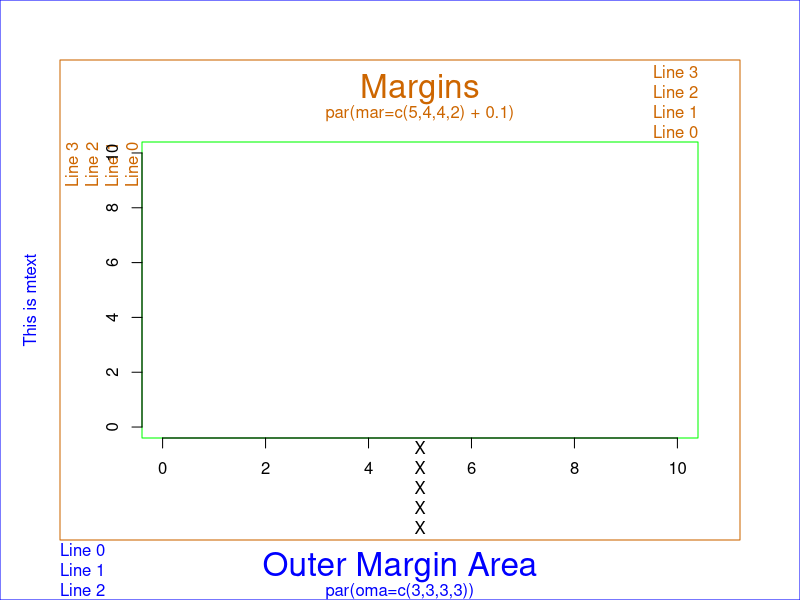
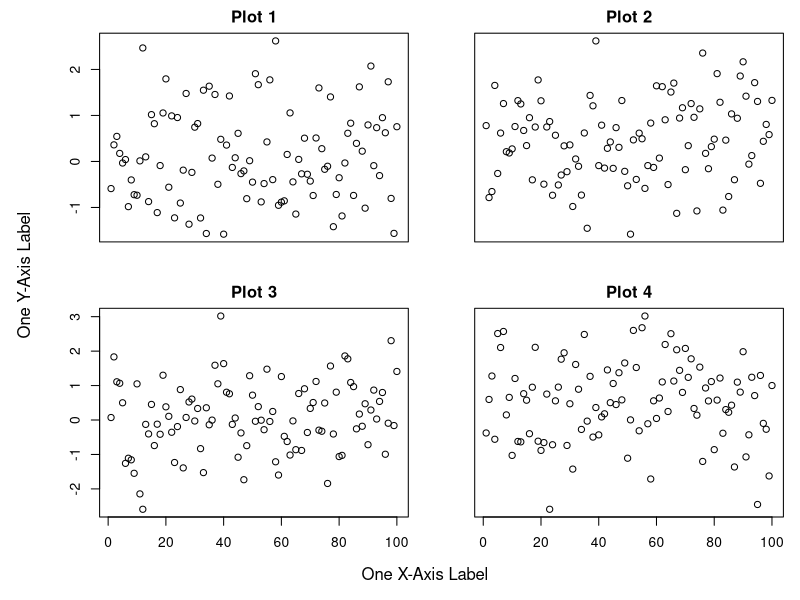
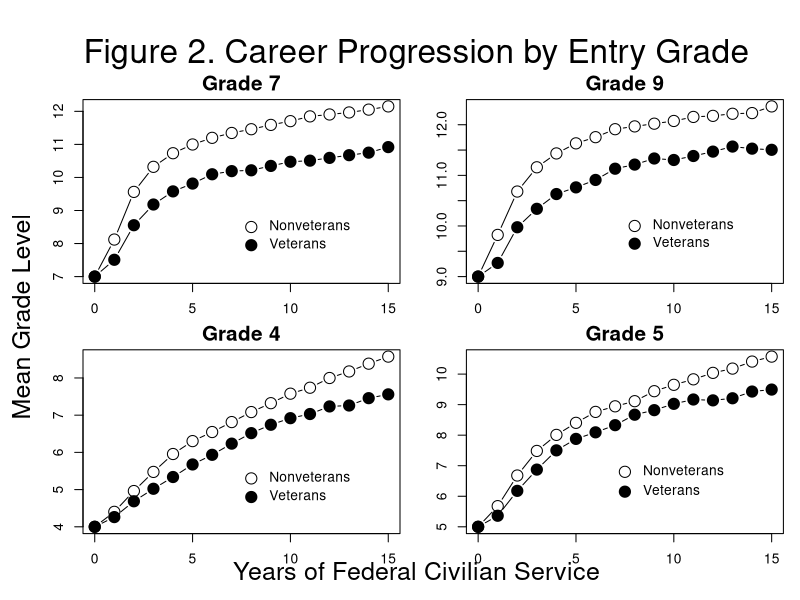

Write the R code that produced these figures, in order.

### TEXT IN MARGINS



# Generate data  

x = 0:10;  
y = 0:10;  
  
# Setting Margins for the Plot:  

par(oma=c(3,3,3,3))


# - oma stands for 'Outer Margin Area', or the total margin space that is outside  
#   of the standard plotting region (see graph)
#
#   In this example all sides have 3 lines of space
# 
# - Specify the layout parameters before any plotting  
#   If you don't specify them before any plotting, the  
#   results will be inconsistent and misaligned.  
#  
# - The vector is ordered, the first value corresponding to the bottom. The entire  
#   array is c(bottom, left, top, right)  
#  
# - All of the alternatives are:  
#   - oma: Specify width of margins in number of lines  
#   - omi: Specify width of margins in inches  
#   - omd: Specify width of margins in 'device coordinates'  
#       - Device coordinates place (0,0) in the upper left and (1,1) in the  
#         lower right corner  


    
par(mar=c(5,4,4,2) + 0.1) 
  
# - The mar command represents the figure margins. The vector is in the same ordering of  
#   the oma commands.  
#   
# - The default size is c(5,4,4,2) + 0.1, (equivalent to c(5.1,4.1,4.1,2.1)).   
#  
# - The axes tick marks will go in the first line of the left and bottom with the axis  
#   label going in the second line.  
#  
# - The title will fit in the third line on the top of the graph.   
#  
# - All of the alternatives are:  
#   - mar: Specify the margins of the figure in number of lines  
#   - mai: Specify the margins of the figure in number of inches  
  
  
  
# Plot: type="n" hides the points

plot( x, y, type="n", xlab="", ylab="", axes=FALSE )  
   
box( col="green" )  
  
# Place text in the margins and label the margins, all in darkorange3  
mtext("Margins", side=3, line=2, cex=2, col="darkorange3")  
mtext("par(mar=c(5,4,4,2) + 0.1)", side=3, line=1, cex=1, col="darkorange3")  
mtext("Line 0", side=3, line=0, adj=1.0, cex=1, col="darkorange3")  
mtext("Line 1", side=3, line=1, adj=1.0, cex=1, col="darkorange3")  
mtext("Line 2", side=3, line=2, adj=1.0, cex=1, col="darkorange3")  
mtext("Line 3", side=3, line=3, adj=1.0, cex=1, col="darkorange3")  
mtext("Line 0", side=2, line=0, adj=1.0, cex=1, col="darkorange3")  
mtext("Line 1", side=2, line=1, adj=1.0, cex=1, col="darkorange3")  
mtext("Line 2", side=2, line=2, adj=1.0, cex=1, col="darkorange3")  
mtext("Line 3", side=2, line=3, adj=1.0, cex=1, col="darkorange3")  
box("figure", col="darkorange3")  
  

# Label the outer margin area and color it blue  
# Note the 'outer=TRUE' command moves us from the figure margins to the outer  
# margins.  
mtext("Outer Margin Area", side=1, line=1, cex=2, col="blue", outer=TRUE)  
mtext("par(oma=c(3,3,3,3))", side=1, line=2, cex=1, col="blue", outer=TRUE)  
mtext("Line 0", side=1, line=0, adj=0.0, cex=1, col="blue", outer=TRUE)  
mtext("Line 1", side=1, line=1, adj=0.0, cex=1, col="blue", outer=TRUE)  
mtext("Line 2", side=1, line=2, adj=0.0, cex=1, col="blue", outer=TRUE)  
box("outer", col="blue") 

mtext( "This is mtext", side=2, outer=T, line=1, col="blue" )


axis( side=1 )
axis( side=2 )
title( xlab="X" )
title( xlab="X", line=0 )
title( xlab="X", line=1 )
title( xlab="X", line=2 )
title( xlab="X", line=4 )








### SMALL MULTIPLES EXAMPLE

par( mfrow=c(2,2) )
# add an outer margin and change inner margins
par( oma=c(3,3,0,0), mar=c(2,3,2,1) )
plot( rnorm(100), main="Plot 1", ylab="", xlab="", xaxt="n")
plot( rnorm(100), main="Plot 2", ylab="", xlab="", xaxt="n", yaxt="n")
plot( rnorm(100), main="Plot 3", ylab="", xlab="")
plot( rnorm(100), main="Plot 4", ylab="", xlab="", yaxt="n")
# add text to the outer margin
mtext( "One Y-Axis Label", side=2, outer=T, line=1 )
mtext( "One X-Axis Label", side=1, outer=T, line=1 )












dat1 <- 
structure(list(yos = 0:15, nonvet4 = c(4, 4.40187, 4.96076, 5.47486, 
5.95588, 6.3027, 6.54668, 6.81418, 7.08307, 7.32215, 7.57748, 
7.73747, 7.99859, 8.17456, 8.38378, 8.5736), veteran4 = c(4, 
4.26087, 4.68571, 5.02174, 5.33775, 5.67509, 5.93436, 6.23457, 
6.51709, 6.74222, 6.91905, 7.03061, 7.23429, 7.25949, 7.45695, 
7.55906), nonvet5 = c(5, 5.67609, 6.67925, 7.4838, 8.00893, 8.40381, 
8.7619, 8.94483, 9.11293, 9.44026, 9.64865, 9.82846, 10.04, 10.1802, 
10.41, 10.5725), veteran5 = c(5, 5.36136, 6.17668, 6.87269, 7.50219, 
7.87793, 8.09273, 8.32782, 8.66978, 8.8194, 9.02564, 9.16807, 
9.13953, 9.20833, 9.42857, 9.49324), nonvet7 = c(7, 8.12092, 
9.56262, 10.3209, 10.7328, 10.9972, 11.1983, 11.3456, 11.4589, 
11.5897, 11.7032, 11.8473, 11.9051, 11.9662, 12.052, 12.1492), 
    veteran7 = c(7, 7.5086, 8.55455, 9.18089, 9.57778, 9.81452, 
    10.0961, 10.191, 10.2159, 10.3484, 10.4745, 10.5081, 10.5917, 
    10.6735, 10.75, 10.9178), nonvet9 = c(9, 9.82358, 10.6805, 
    11.1595, 11.4332, 11.6324, 11.7545, 11.9122, 11.9673, 12.0211, 
    12.0745, 12.1545, 12.1755, 12.2169, 12.2305, 12.3624), veteran9 = c(9, 
    9.26954, 9.97492, 10.339, 10.6308, 10.7625, 10.9095, 11.1315, 
    11.2128, 11.3333, 11.3038, 11.3826, 11.4692, 11.569, 11.5278, 
    11.5049)), .Names = c("yos", "nonvet4", "veteran4", "nonvet5", 
"veteran5", "nonvet7", "veteran7", "nonvet9", "veteran9"), class = "data.frame", row.names = c(NA, 
-16L))


attach( dat1 )

par( oma = c( 2, 2, 4, 0 ) )

par(mfrow=c(2,2))


plot( yos, nonvet7, type="b", pch=1, cex=1.8, main="Grade 7", xlab="", ylab="", cex.main=1.5 )
points( yos, veteran7, type="b", pch=19, cex=1.8 )

points( 8, 8.5, pch=1, cex=1.8 )
text( 8.5, 8.5, "Nonveterans", pos=4 )
points( 8, 7.95, pch=19, cex=1.8 )
text( 8.5, 7.95, "Veterans", pos=4 )


plot( yos, nonvet9, type="b", pch=1, cex=1.8, main="Grade 9", xlab="", ylab="", cex.main=1.5 )
points( yos, veteran9, type="b", pch=19, cex=1.8 )

points( 8, 10, pch=1, cex=1.8 )
text( 8.5, 10, "Nonveterans", pos=4 )
points( 8, 9.65, pch=19, cex=1.8 )
text( 8.5, 9.65, "Veterans", pos=4 )



plot( yos, nonvet4, type="b", pch=1, cex=1.8, main="Grade 4", xlab="", ylab="", cex.main=1.5 )
points( yos, veteran4, type="b", pch=19, cex=1.8 )

points( 8, 5.3, pch=1, cex=1.8 )
text( 8.5, 5.3, "Nonveterans", pos=4 )
points( 8, 4.8, pch=19, cex=1.8 )
text( 8.5, 4.8, "Veterans", pos=4 )


plot( yos, nonvet5, type="b", pch=1, cex=1.8, main="Grade 5", xlab="", ylab="", cex.main=1.5 )
points( yos, veteran5, type="b", pch=19, cex=1.8 )

points( 7.5, 6.8, pch=1, cex=1.8 )
text( 8, 6.8, "Nonveterans", pos=4 )
points( 7.5, 6.15, pch=19, cex=1.8 )
text( 8, 6.15, "Veterans", pos=4 )


mtext( "Figure 2. Career Progression by Entry Grade", outer = TRUE, cex=2 )
mtext( "Years of Federal Civilian Service", outer = TRUE, cex=1.5, side = 1 )
mtext( "Mean Grade Level", outer = TRUE, cex=1.5, side = 2 )